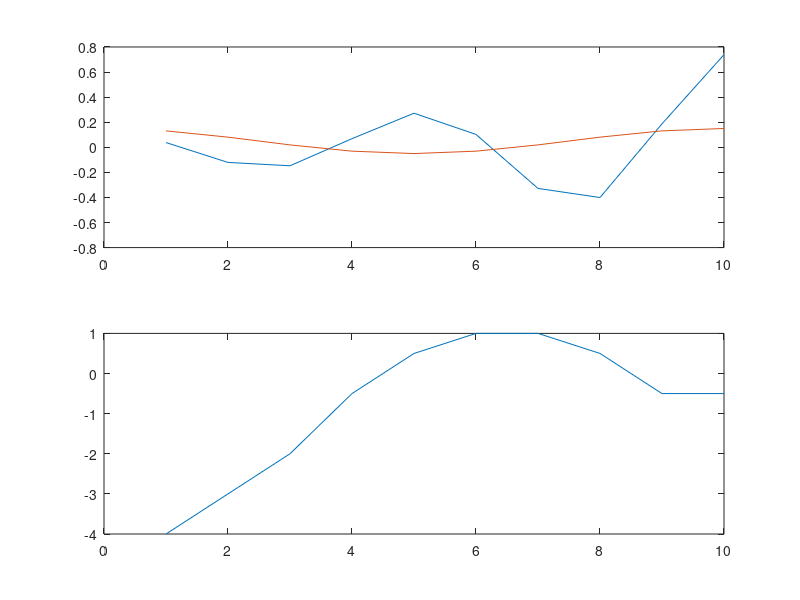
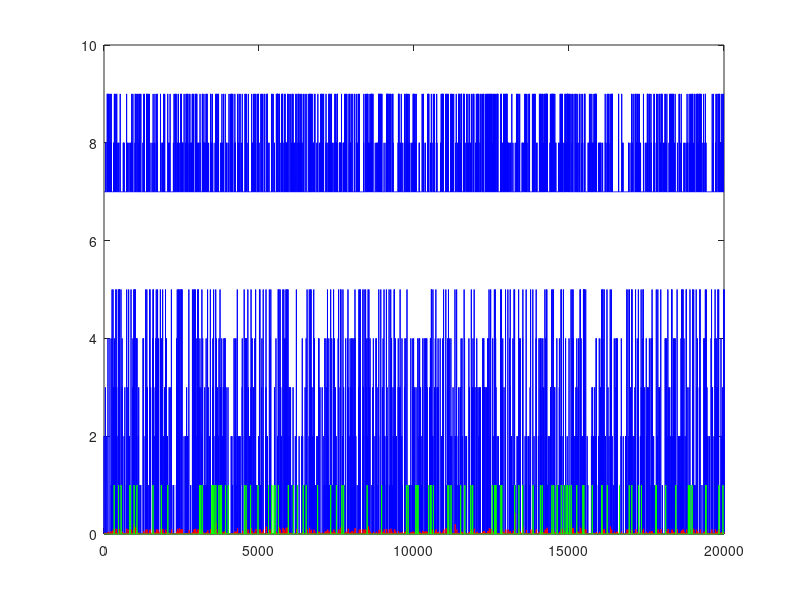

Reproduce these figures in MATLAB, in order.
close all
clear
clc



k_len=10; % length of the input filters
k_mat(1,:)=.1*exp(2*(1:k_len)/k_len).*cos(2*(1:k_len)/k_len*2*pi); % arbitrarily chosen input filters
k_mat(2,:)=.05+.1*cos(2*pi*(1:k_len)/k_len);

h=[-4 -3 -2 -0.5 0.5 1 1 0.5 -0.5 -0.5]; % arbitrarily chosen feedback filter
h_len=length(h); % h is a row vector, while k is a column vector...why? no reason.  

figure
subplot(2,1,1)
plot(k_mat')
subplot(2,1,2)
plot(h)

b=-6; % basal lever pressing rate = logistic(b)


n_steps=20000; % number of time steps, maybe dt=50 ms


x_mat(1,:)=ceil(rand(1,n_steps)*5).*(rand(1,n_steps)<.05); % input matrix, could be binned spike rates, or LFP power
x_mat(2,:)=ceil(rand(1,n_steps)*2).*(rand(1,n_steps)<.05); % this could be the second cell or LFP channel
                                                           % sparse random integers in this case
                                                           % each row is a channel, and each column is a time step

[n_input x_len]=size(x_mat); % get the number of input channels and the number of time steps.  x_len==n_steps

rho=zeros(1,x_len); % preallocate the output lever press probability 
y=zeros(1,x_len); % preallocate the output lever presses

t_vec=(1:x_len); %*dt;

for i=1:x_len % step through time

    k_ind = 1:min(k_len,i); % index the k filters.  % At the beginning, the filters aren't entirely full, so min makes sure the index doesn't go negative
    x_ind_k=max(1,i-k_len+1):i; % index the input matrix.  % Some kludgy indexing to make sure the beginning and end work out

    h_ind = 1:min(h_len,(i-1)); % indexing the h filter, similar to indexing the k filter
    y_ind_h=max(1,i-h_len+1-1):(i-1); % indexing the history of the lever presses, note that it is (i-1) so that it doesn't have access to the current time step, which is defined to be in the future (i.e. the next time step).
   
    sum_in_nonlin=0; % sum the stuff that goes into the nonlinearity
    sum_in_nonlin=sum_in_nonlin+b; % first, add the constant lever press probability term
    for i_input=1:n_input

        if i>1 % convolve the k filters and convolve the lever press filters, add them together
            sum_in_nonlin=sum_in_nonlin+dot(fliplr(k_mat(i_input,k_ind)),x_mat(i_input,x_ind_k)) + dot(fliplr(h(h_ind)),y(y_ind_h));
        else % at i<1, there is no lever history
            sum_in_nonlin=sum_in_nonlin+dot(fliplr(k_mat(i_input,k_ind)),x_mat(i_input,x_ind_k));
        end
    end
    rho(i)=1/(1+exp(-sum_in_nonlin)); % the output after the nonlinearity
    
    y(i) = binornd(1,rho(i)); % sample the distribution for the current time step to find out if the lever was pressed
end

n_lever_presses=sum(y) % print to screen the total number of lever presses

figure 
for i_input=1:n_input
    plot(t_vec,7*(i_input-1)+x_mat(i_input,:),'b') % plot the input signals in blue
    hold on
end
plot(t_vec,rho,'r') % plot rho in red
hold on
plot(t_vec,y,'g') % plot the lever presses in green
if max(y)>30 % some times it blows up.  Then it needs to be re run.  This make the plot reasonable
    ylim([-3 12]) 
end

x=x_mat'; % flip things about before saving
y=y';
k=k_mat';
h=h';
rho=rho';
save('generated_data_1.mat','x','y','k','b','rho','h')

